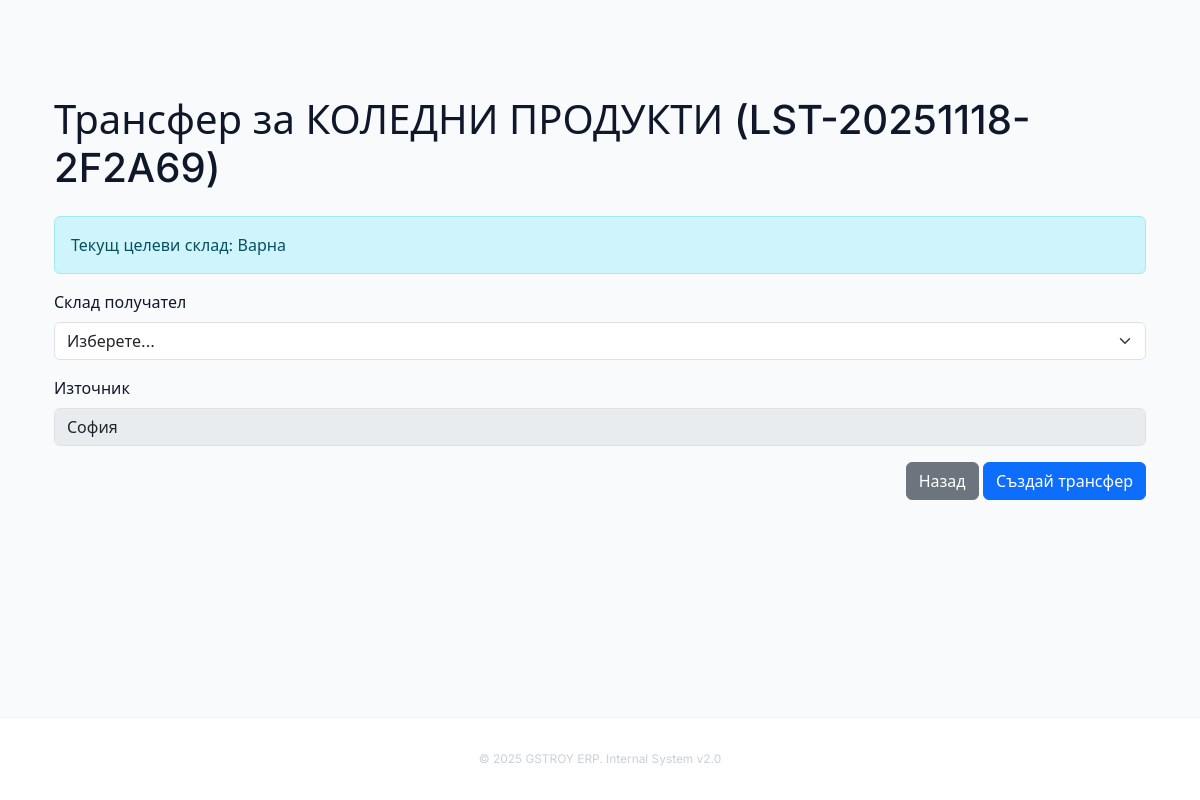
/lists/1/transfer, run on the app's committed database.
### models.py (models this page shows)
class ProductList(Base):
    __tablename__ = "product_lists"
    id = Column(Integer, primary_key=True)
    code = Column(String(64), unique=True, nullable=False)
    title = Column(String(255), nullable=False, default="Product list")
    storage_location = Column(String(128))
    current_warehouse_id = Column(Integer, ForeignKey("warehouses.id"), nullable=False)
    target_warehouse_id = Column(Integer, ForeignKey("warehouses.id"))
    status = Column(String(32), default="draft", nullable=False)
    is_pallet = Column(Boolean, default=False)
    is_light = Column(Boolean, default=False, nullable=False)
    pallet_code = Column(String(64))
    created_by_id = Column(Integer, ForeignKey("users.id"))
    created_at = Column(DateTime, default=datetime.utcnow, nullable=False)
    updated_at = Column(DateTime, default=datetime.utcnow, nullable=False)
    current_warehouse = relationship(
        "Warehouse", foreign_keys=[current_warehouse_id], back_populates="outgoing_lists"
    )
    target_warehouse = relationship(
        "Warehouse", foreign_keys=[target_warehouse_id], back_populates="incoming_targets"
    )
    items = relationship("ProductListItem", back_populates="product_list", cascade="all, delete-orphan")
    transfers = relationship(
        "TransferDocument",
        back_populates="product_list",
        cascade="all, delete-orphan",
        order_by="desc(TransferDocument.created_at)",
    )
    created_by = relationship("User", back_populates="authored_lists")

class Warehouse(Base):
    __tablename__ = "warehouses"
    id = Column(Integer, primary_key=True)
    name = Column(String(128), nullable=False)
    code = Column(String(32), unique=True, nullable=False)
    description = Column(Text)
    is_active = Column(Boolean, default=True)
    printer_server_url = Column(String(255))
    outgoing_lists = relationship(
        "ProductList",
        foreign_keys="ProductList.current_warehouse_id",
        back_populates="current_warehouse",
    )
    incoming_targets = relationship(
        "ProductList",
        foreign_keys="ProductList.target_warehouse_id",
        back_populates="target_warehouse",
    )
    assigned_staff = relationship(
        "User",
        back_populates="assigned_warehouse",
        foreign_keys="User.assigned_warehouse_id",
    )
    access_windows = relationship("AccessWindow", secondary=access_window_warehouses, back_populates="warehouses")
    locations = relationship("Location", back_populates="warehouse", cascade="all, delete-orphan")
    printers = relationship("Printer", back_populates="warehouse", cascade="all, delete-orphan")

### app/blueprints/logistics.py (the view, shortened to what this page needs)
@logistics_bp.route("/lists/<int:list_id>/transfer", methods=["GET", "POST"])
def transfer_list(list_id):
    session = g.db
    product_list = (
        session.query(ProductList)
        .options(joinedload(ProductList.current_warehouse), joinedload(ProductList.target_warehouse))
        .get(list_id)
    )
    if product_list is None:
        abort(404)
    warehouses = load_warehouses(session)
    return render_template(
        "transfer_form.html", product_list=product_list, warehouses=warehouses
    )

### utils.py (called while the page is built)
def load_warehouses(session):
    return session.query(Warehouse).order_by(Warehouse.name).all()

### templates/transfer_form.html (shortened to what this page needs)
{% extends "base.html" %}
{% block content %}
<h1 class="mb-4">Трансфер за {{ product_list.title }} ({{ product_list.code }})</h1>
{% if product_list.target_warehouse %}
  <div class="alert alert-info">
    Текущ целеви склад: {{ product_list.target_warehouse.name }}
  </div>
{% endif %}
<form method="post">
  <div class="mb-3">
    <label class="form-label">Склад получател</label>
    <select name="destination_warehouse_id" class="form-select" required>
      <option value="">Изберете...</option>
    </select>
  </div>
  <div class="mb-3">
    <label class="form-label">Източник</label>
    <input type="text" class="form-control" value="{{ product_list.current_warehouse.name }}" disabled>
  </div>
  <div class="text-end">
    <a href="{{ url_for('logistics.pallet_detail', list_id=product_list.id) }}" class="btn btn-secondary">Назад</a>
    <button type="submit" class="btn btn-primary">Създай трансфер</button>
  </div>
</form>
{% endblock %}

### static/styles.css (style rules this page uses)
:root { --brand-green: #a6cf39; --brand-green-dark: #7ca323; --brand-dark: #0f172a; --brand-gray: #64748b; --brand-bg: #f8fafc; --brand-surface: #ffffff; --surface-glass: rgba(255, 255, 255, 0.75); --header-height: 72px; --bottom-nav-height: 68px; --shadow-subtle: 0 2px 10px rgba(0,0,0,0.03); --shadow-card: 0 10px 30px -5px rgba(166, 207, 57, 0.15); --shadow-float: 0 20px 40px -5px rgba(0, 0, 0, 0.05); }
html, body { height: 100%; background-color: var(--brand-bg); font-family: "Inter", system-ui, -apple-system, sans-serif; color: var(--brand-dark); -webkit-font-smoothing: antialiased; -webkit-tap-highlight-color: transparent; }
body { padding-top: var(--header-height); padding-bottom: calc(var(--bottom-nav-height) + env(safe-area-inset-bottom) + 20px); display: flex; flex-direction: column; min-height: 100vh; }
@media (min-width: 992px) { body { padding-bottom: 0; } }
a, .nav-link, .btn-link, .dropdown-item { text-decoration: none !important; }
:root { --bottom-nav-height: 74px; }
body { padding-bottom: 0; }

### data on the page
ProductList: title "КОЛЕДНИ ПРОДУКТИ", code "LST-20251118-2F2A69"
Warehouse: target_warehouse.name "Варна"
Warehouse: current_warehouse.name "София"
